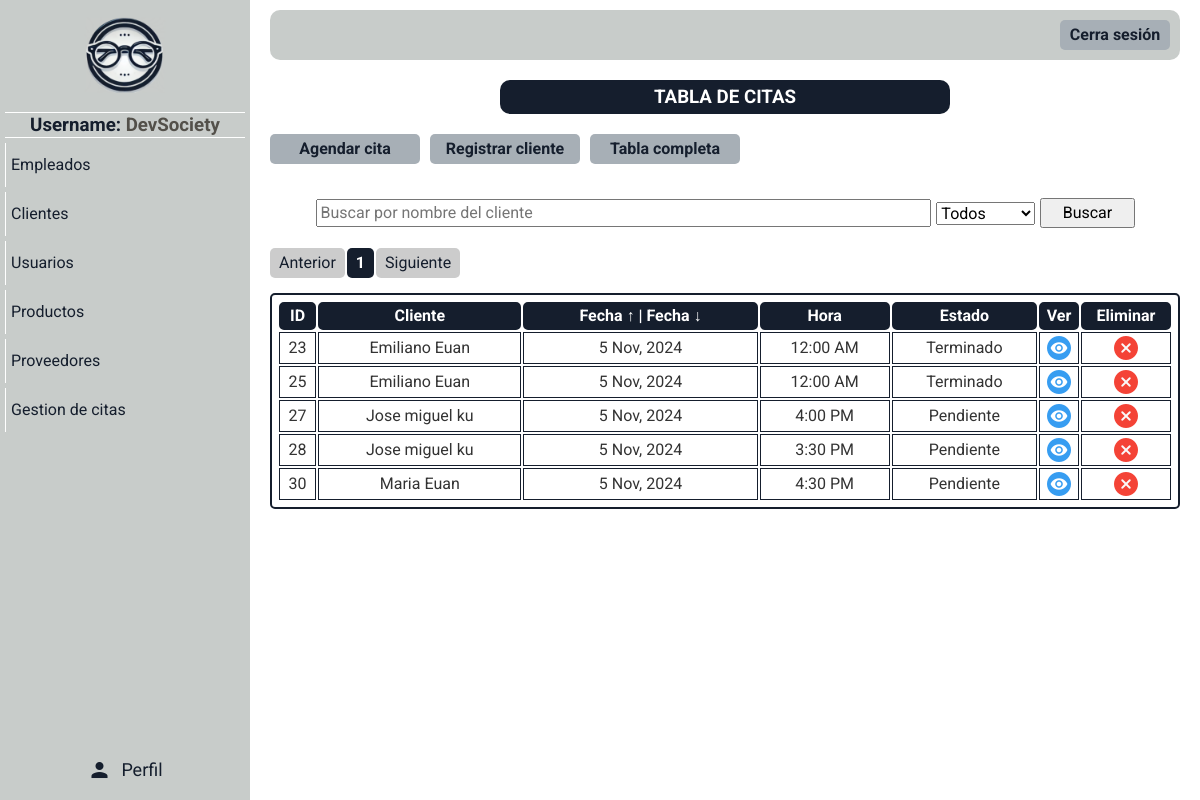
/paginas/mostrar_citas.php (signed in), run on an earlier commit of the app's database.
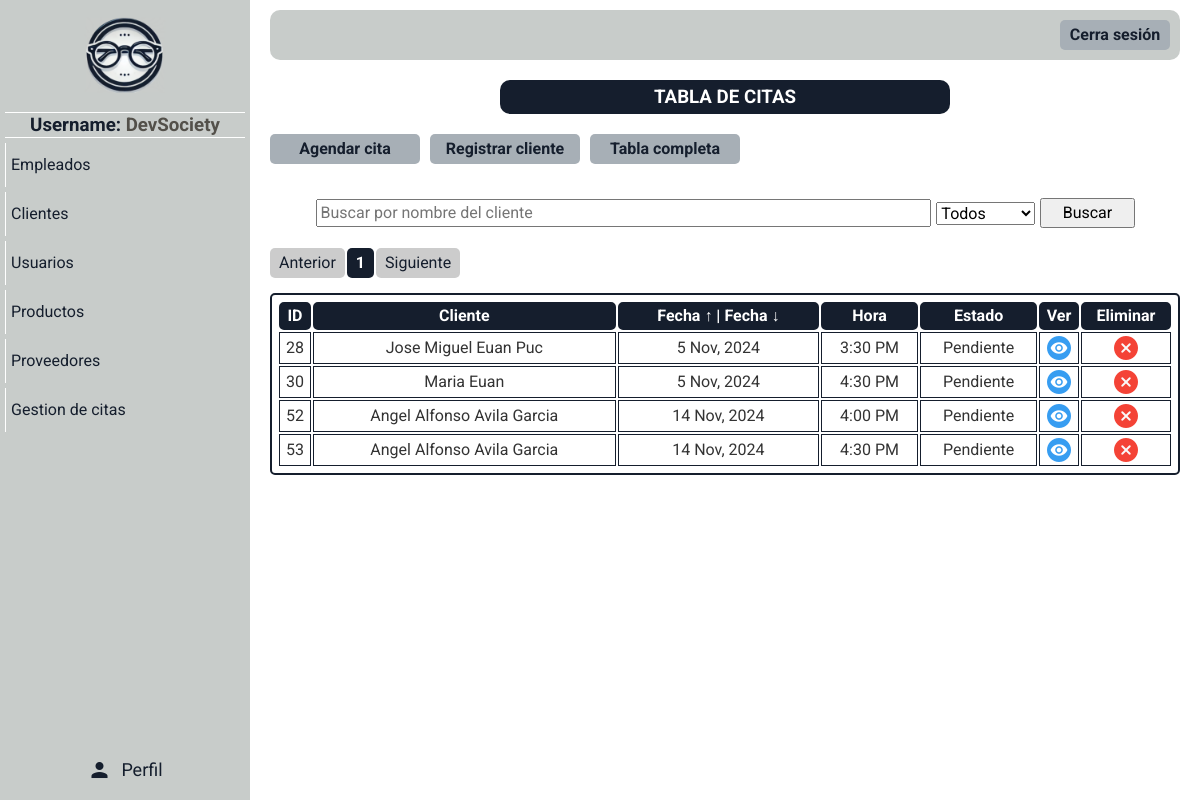
And on a later commit of the database.
### tables this page shows
CREATE TABLE `empleados` (
  `id_empleado` int(10) NOT NULL,
  `nombres` varchar(100) DEFAULT NULL,
  `apellidos` varchar(100) DEFAULT NULL,
  `correo` varchar(100) DEFAULT NULL,
  `telefono` varchar(15) DEFAULT NULL,
  `direccion` varchar(255) DEFAULT NULL,
  `rol` varchar(50) DEFAULT NULL,
  `fecha_contratacion` date DEFAULT NULL,
  `usuario` varchar(50) DEFAULT NULL,
  `contrasena` varchar(255) DEFAULT NULL,
  `codigo_empleado` int(11) DEFAULT NULL
);

CREATE TABLE `citas` (
  `id_cita` int(11) NOT NULL,
  `id_cliente` int(11) NOT NULL,
  `id_empleado` int(11) DEFAULT NULL,
  `fecha_cita` date DEFAULT NULL,
  `hora` time DEFAULT NULL,
  `motivo` text DEFAULT NULL,
  `estado` varchar(11) DEFAULT NULL
);

CREATE TABLE `clientes` (
  `id_cliente` int(5) NOT NULL,
  `nombres` varchar(100) DEFAULT NULL,
  `apellidos` varchar(100) DEFAULT NULL,
  `correo` varchar(100) DEFAULT NULL,
  `telefono` varchar(15) DEFAULT NULL,
  `direccion` varchar(255) DEFAULT NULL,
  `preescripcion` text DEFAULT NULL,
  `contrasena` varchar(255) DEFAULT NULL,
  `verificado` varchar(10) DEFAULT NULL,
  `rol` varchar(50) DEFAULT NULL,
  `codigo_cliente` int(11) DEFAULT NULL,
  `libre2` int(11) DEFAULT NULL
);

### paginas/mostrar_citas.php (the view, shortened to what this page needs)
<!DOCTYPE html>
<html lang="en">
<head>
</head>
<body>
    <?php
    include "menu_panel.php";
    require "../php/conexion.php";
    $nombre = isset($_GET['busca_nombre']) ? $_GET['busca_nombre'] : "";
    $estadoSeleccionado = isset($_GET['filtro_estado']) ? $_GET['filtro_estado'] : "";
    $ordenFecha = isset($_GET['orden_fecha']) ? $_GET['orden_fecha'] : 'ASC';
    $datos = "SELECT ci.id_cita, cl.nombres, cl.apellidos, ci.fecha_cita, ci.hora, ci.estado
              FROM citas ci
              INNER JOIN clientes cl ON ci.id_cliente = cl.id_cliente
              WHERE 1=1";
    $datos .= " ORDER BY ci.fecha_cita $ordenFecha";
    $resultado = mysqli_query($conectar, $datos);
    $total_filas = $resultado->num_rows;
    $limite = 5;
    $paginas = ceil($total_filas / $limite);
    $pagina = (isset($_GET['pagina'])) ? $_GET['pagina'] : 1;
    $inicio = ($pagina - 1) * $limite;
    $datos .= " LIMIT $inicio, $limite";
    $resultado = mysqli_query($conectar, $datos);
    $concatparams = ($nombre != "") ? "&busca_nombre=" . $nombre : "";
    $concatparams .= ($estadoSeleccionado != "") ? "&filtro_estado=" . $estadoSeleccionado : "";
    ?>
    <div class="usuarios-content main-content">
        <div class="titulo">
            <h3>TABLA DE CITAS</h3>
        </div>
        <div class="opciones-btn">
            <div class="btn-nuevo-cliente btn">
                <a href="./registrar_cita.php">Agendar cita</a>
            </div>
            <div class="btn-nuevo-cliente btn">
                <a href="./registrar_cliente.php?origen=citas">Registrar cliente</a>
            </div>
            <div class="btn-nuevo-cliente btn">
                <a href="./mostrar_citas.php">Tabla completa</a>
            </div>
        </div><br>
        <div class="buscador-titulo">
            <form action="./mostrar_citas.php" method="GET">
                <input type="text" name="busca_nombre" value="<?php echo $nombre ?>" placeholder="Buscar por nombre del cliente">
                <select name="filtro_estado">
                    <option value="">Todos</option>
                </select>
                <button class="btn-form" type="submit">Buscar</button>
            </form>
        </div>
        <nav class="pagination">
            <ul class="pagination-list">
                <li class="pag-item <?php echo ($pagina <= 1) ? 'disable' : ''; ?>">
                    <a href="./mostrar_citas.php?pagina=<?php echo ($pagina > 1) ? $pagina - 1 : 1;
                                                    echo $concatparams . '&orden_fecha=' . $ordenFecha; ?>">Anterior</a>
                </li>
                <?php for ($i = 1; $i <= $paginas; $i++): ?>
                    <li class="pag-item <?php echo ($pagina == $i) ? 'active' : ''; ?>">
                        <a href="./mostrar_citas.php?pagina=<?php echo $i . $concatparams . '&orden_fecha=' . $ordenFecha; ?>">
                            <?php echo $i; ?>
                        </a>
                    </li>
                <?php endfor; ?>
                <li class="pag-item <?php echo ($pagina >= $paginas) ? 'disable' : ''; ?>">
                    <a href="./mostrar_citas.php?pagina=<?php echo ($pagina < $paginas) ? $pagina + 1 : $paginas;
                                                    echo $concatparams . '&orden_fecha=' . $ordenFecha; ?>">Siguiente</a>
                </li>
            </ul>
        </nav>
        <table>
            <tr>
                <th>ID</th>
                <th>Cliente</th>
                <th>
                    <a style="text-decoration: none; color: white;" href="./mostrar_citas.php?pagina=<?php echo $pagina . $concatparams . '&orden_fecha=ASC'; ?>">Fecha &#x2191;</a> |
                    <a style="text-decoration: none; color: white;" href="./mostrar_citas.php?pagina=<?php echo $pagina . $concatparams . '&orden_fecha=DESC'; ?>">Fecha &#x2193;</a>
                </th>
                <th>Hora</th>
                <th>Estado</th>
                <th>Ver</th>
                <th>Eliminar</th>
            </tr>
            <?php
            if ($total_filas == 0) {
                echo '<tr><td colspan="7">No hay resultados...</td></tr>';
            } else {
                while ($fila = mysqli_fetch_assoc($resultado)) {
                    $fecha_formateada = date("j M, Y", strtotime($fila['fecha_cita']));
                    $hora_formateada = date("g:i A", strtotime($fila['hora']));
            ?>
                <tr>
                    <td><?php echo $fila['id_cita']; ?></td>
                    <td><?php echo $fila['nombres'] . " " . $fila['apellidos']; ?></td>
                    <td><?php echo $fecha_formateada; ?></td>
                    <td><?php echo $hora_formateada; ?></td>
                    <td><?php echo $fila['estado']; ?></td>
                    <td class="btn-ver">
                        <a href="../paginas/ver_cita.php?origen=citas&id=<?php echo $fila['id_cita']; ?>"><img src="../imagenes/ojo.png" alt=""></a>
                    </td>
                    <td class="btn-eliminar">
                        <a href="#" onclick="validar('../php/delete_cita.php?id=<?php echo $fila['id_cita'] ?>', '<?php echo addslashes($fila['nombres']) . ' ' . addslashes($fila['apellidos']) ?>')">
                            <img src="../imagenes/borrar.png" alt="">
                        </a>
                    </td>
                </tr>
            <?php
                }
            }
            ?>
        </table>
    </div>
</body>
</html>

### paginas/menu_panel.php (shortened to what this page needs)
<?php
require '../php/conexion.php';
$query_empleado = "SELECT rol, usuario FROM empleados WHERE id_empleado = ? LIMIT 1";
$consulta_empleado = $conectar->prepare($query_empleado);
$consulta_empleado->bind_param("s", $_SESSION['id']);
$consulta_empleado->execute();
$resultado_empleado = $consulta_empleado->get_result();
$info_empleado = $resultado_empleado->fetch_assoc();
if ($resultado_empleado->num_rows > 0) {
    if ($_SESSION['rol'] == 'Administrador') {
        $options = '
        <a href="./mostrar_empleados.php">Empleados</a>
        <a href="./mostrar_clientes.php">Clientes</a>
        <a href="./mostrar_usuarios.php">Usuarios</a>
        <a href="./mostrar_productos.php">Productos</a>
        <a href="./mostrar_proveedores.php">Proveedores</a>
        <a href="./mostrar_citas.php">Gestion de citas</a>
    ';
    } else if ($_SESSION['rol'] == 'Empleado') {
        $options = '
        <a href="./mostrar_clientes.php">Clientes</a>
        <a href="./mostrar_productos.php">Productos</a>
        <a href="./mostrar_proveedores.php">Proveedores</a>
        <a href="./mostrar_citas.php">Gestión de citas</a>
        ';
    }
} else {
    require "../php/salir.php";
}
?>
<!DOCTYPE html>
<html lang="es">
<head>
    <link rel="stylesheet" href="../css/normalize.css">
    <link rel="stylesheet" href="../css/style.css">
</head>
</head>
<body>
    <div class="container-menu-lateral">
        <div class="sidebar">
            <div class="sidebar-logo">
                <a href="./dashboard.php"><img src="../imagenes/logo.png" alt=""></a>
            </div>
            <hr>
            <h3>Username: <span><?php echo $info_empleado['usuario'] ?></span></h3>
            <hr>
            <div class="btn-sidebar">
                <?php echo $options ?>
            </div>
            <div class="icon-container">
                <i class="material-icons">person</i>
                <a href="./perfil_empleado.php">Perfil</a>
            </div>
        </div>
    </div>
    <div class="main-content">
        <header class="header">
            <div class="btn-cerrar-sesion btn"><a href="../php/salir.php">Cerra sesión</a></div>
        </header>
    </div>
</body>
</html>

### css/style.css (style rules this page uses)
:root { --color0: #ffffff; --color1: #c8ccca; --color2: #151e2d; --color3: #a7afb6; --color4: #53504a; }
* { box-sizing: border-box; margin: 0; padding: 0; }
*, *::before, *::after { box-sizing: inherit; }
html { font-size: 62.5%; box-sizing: border-box; }
body { font-family: "Roboto"; font-size: 16px; line-height: 24px; color: #333; height: 100vh; }
.main-content { flex-grow: 1; padding: 10px 20px; margin-left: 250px; }
.btn { display: flex; cursor: pointer; width: 110px; height: 30px; background-color: var(--color3); justify-content: center; align-items: center; border-radius: 5px; font-weight: bold; }
.btn a { display: flex; color: var(--color2); text-decoration: none; height: 100%; width: 100%; justify-content: center; transition: 0.4s ease-out; align-items: center; }
.btn-form { width: 100px; height: 30px; cursor: pointer; transition: 0.4s ease-out; }
.opciones-btn { display: flex; gap: 10px; margin-top: 20px; }
.container-menu-lateral { display: flex; height: 100%; position: fixed; }
.sidebar { text-align: center; width: 250px; background-color: var(--color1); color: var(--color0); }
.sidebar h3 { color: var(--color2); }
.sidebar hr { max-width: 250px; background-color: var(--color0); height: 1px; border: none; }
.btn-sidebar a { text-align: start; display: flex; align-items: center; color: var(--color2); text-decoration: none; padding: 10px 5px; margin: 5px 0; width: 100%; border-left: var(--color0) solid 0.5px; transition: font-size 0.2s ease-out; }
.sidebar-logo img { width: 100px; }
.header { display: flex; align-items: center; justify-content: end; background-color: var(--color1); height: 50px; border-radius: 10px; padding: 10px; }
.titulo { width: 450px; text-align: center; margin: auto; background-color: var(--color2); padding: 5px; color: var(--color0); border-radius: 10px; margin-bottom: 5px; }
table { border: var(--color2) solid 2px; margin: auto; margin-top: 15px; padding: 5px; width: 100%; border-radius: 5px; }
th { background-color: var(--color2); border: 2px var(--color2) solid; color: var(--color0); border-radius: 5px; }
td { text-align: center; border: var(--color2) solid 1px; }
td a { display: flex; justify-content: center; align-items: center; padding: 3px 0; }
.btn-eliminar { width: 90px; transition: 0.3s ease-out; }
.btn-ver { width: 40px; transition: 0.3s ease-out; }
.btn-nuevo-cliente { width: 150px; }
span { color: var(--color4); }
.sidebar { display: flex; flex-direction: column; height: 100vh; padding: 5px; background-color: var(--color1); }
.sidebar-logo img { width: 100px; height: auto; }
.btn-sidebar { margin-bottom: 20px; }
.icon-container { margin-top: auto; display: flex; justify-content: center; align-items: center; gap: 10px; height: 50px; }
.icon-container i { color: var(--color2); font-size: 24px; }
.icon-container a { text-decoration: none; color: var(--color2); font-size: 18px; }
.buscador-titulo form { display: flex; justify-content: center; align-items: center; height: 40px; width: 90%; gap: 5px; }
.buscador-titulo input { width: 80%; padding: 3px; }
.buscador-titulo { display: flex; width: 100%; height: 50px; justify-content: center; align-items: center; }
.pagination { display: flex; margin: 10px 0; }
.pagination-list { list-style: none; display: flex; gap: 2px; padding: 0; }
.pag-item { border-radius: 5px; overflow: hidden; }
.pag-item a { display: block; width: 100%; height: 100%; padding: 3px 9px; font-size: 16px; color: var(--color2); background-color: var(--color3); text-align: center; text-decoration: none; transition: background-color 0.3s, color 0.3s; }
.pag-item.active a { background-color: var(--color2); color: var(--color0); font-weight: bold; cursor: default; }
.disable a { pointer-events: none; background-color: #ccc; }

What changed in the data, as far as the page shows it:
removed citas: id_cita "23", id_cliente.nombres "Emiliano", id_cliente.apellidos "Euan", fecha_cita "5 Nov, 2024", hora "12:00 AM", estado "Terminado"
removed citas: id_cita "25", id_cliente.nombres "Emiliano", id_cliente.apellidos "Euan", fecha_cita "5 Nov, 2024", hora "12:00 AM", estado "Terminado"
removed citas: id_cita "27", id_cliente.nombres "Jose miguel", id_cliente.apellidos "ku", fecha_cita "5 Nov, 2024", hora "4:00 PM", estado "Pendiente"
changed through a linked row, citas "3:30 PM": id_cliente.nombres "Jose miguel" → "Jose Miguel"; id_cliente.apellidos "ku" → "Euan Puc"
added citas: id_cita "52", id_cliente.nombres "Angel Alfonso", id_cliente.apellidos "Avila Garcia", fecha_cita "14 Nov, 2024", hora "4:00 PM", estado "Pendiente"
added citas: id_cita "53", id_cliente.nombres "Angel Alfonso", id_cliente.apellidos "Avila Garcia", fecha_cita "14 Nov, 2024", hora "4:30 PM", estado "Pendiente"
